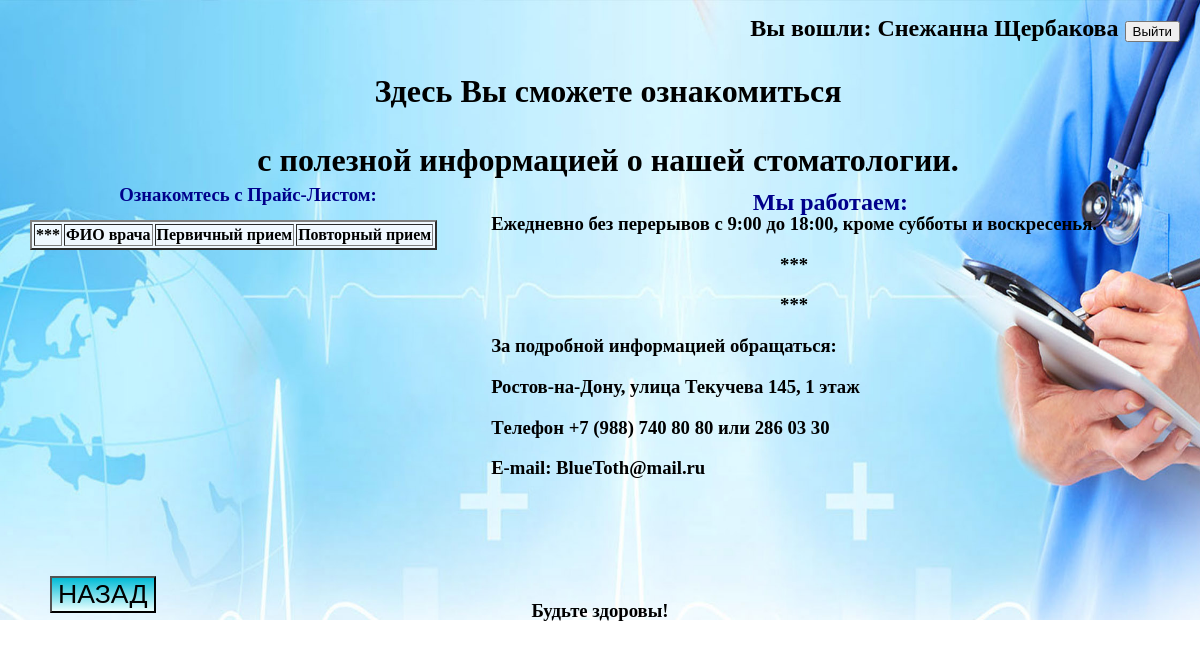
Page /helpful_information/ (signed in) on the earlier database version.
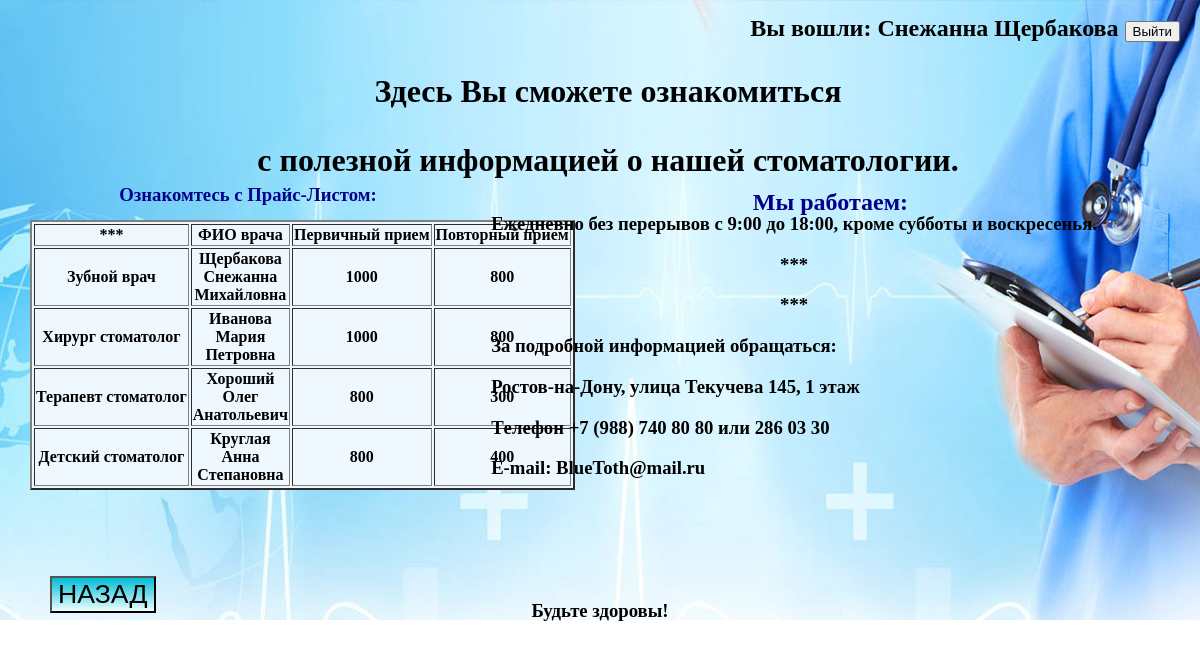
Same page on the later database version.
### avtoriz/models.py (models this page shows)
class UserPeople(AbstractUser):
    number = models.IntegerField(null=True)
    seria = models.IntegerField(null=True)
    middleName = models.CharField(max_length=30)

### all/models.py (models this page shows, shortened)
class Vrach(models.Model):
    FK_People = models.ForeignKey(People)
    FK_position = models.ForeignKey(Dolzhnost)
    price_ferst = models.IntegerField(default=0, verbose_name='Цена первичного приема')
    price_second = models.IntegerField(default=0, verbose_name='Цена повторного приема')
    smena = models.ManyToManyField(Smena)
    interval_of_work = models.IntegerField(default=30)

class Dolzhnost(models.Model):
    position = models.CharField(max_length=50, verbose_name='Должность')

class People(models.Model):
    number_pasport = models.IntegerField(verbose_name='Номер паспорта')
    seria_pasport = models.IntegerField(verbose_name='Серия паспорта')
    familia = models.TextField(max_length=20, verbose_name='Фамилия')
    imya = models.TextField(max_length=20, verbose_name='Имя')
    otchestvo = models.TextField(max_length=20, verbose_name = 'Отчество')
    parol = models.IntegerField(verbose_name='Пароль')
    class Meta:
        unique_together = ('number_pasport', 'seria_pasport')

### all/views.py (the view)
# urls.py: url(r'^helpful_information/', views.helpful_information),
def helpful_information(request):
    doctors = Vrach.objects.all()
    if request.user is None or isinstance(request.user, AnonymousUser):
        return redirect('/')
    return HttpResponse(render(request, 'helpful_information.html', {
        'doctors': doctors,
        'is_loged': True,
        'user': request.user
    }))

### all/templates/helpful_information.html (shortened to what this page needs)
{% extends "base.html" %}
{% block menu %}
<h1 class = "center_text"> <p> Здесь Вы сможете ознакомиться </p>
   <p>  с полезной информацией о нашей стоматологии. </p>    </h1>
<h3>
<p Id = "price_list">
    Ознакомтесь с Прайс-Листом:
</p> </h3>
{% block style %}
.button_container
    {
        position: absolute;
        width: 100%;
        /*height:100%;*/
        top: 340px;
        left: 50px;
        margin-top: 220px;
        text-align: left;
        border: 4px;
    }
    .button_container input
    {
        font-size: 20pt;
        background: -webkit-gradient(linear, 0 0, 0 100%, from(#00BBD6), to(#EBFFFF));
    }
{% endblock %}
<h2 id="table">
        <table border="2" class="text_in_table">
            <b>
            <tr>
                <td>***</td>
                <td>ФИО врача</td>
                <td>Первичный прием</td>
                <td>Повторный прием</td>
             </tr>
            {% for x in doctors %}
            <tr>
                <td>
                   {{ x.FK_position.position }}<br>
                </td>
                <td>
                    {{ x.FK_People.familia }}<br>
                    {{ x.FK_People.imya }}<br>
                    {{ x.FK_People.otchestvo }}<br>
                </td>
                <td>
                    {{ x.price_ferst }}<br>
                </td>
                <td>
                    {{ x.price_second }}<br>
                </td>
            {% endfor %}
            </tr>
                </b>
        </table>
</h2>
<h2><p id="inf_work">Мы работаем:</p></h2>
<table class="text_information">
    <tr>
        <td>
            <h3>
            <p>Ежедневно без перерывов с 9:00 до 18:00, кроме субботы и воскресенья.</p>
               <center> <p> ***</p>
                        <p> ***</p>
               </center>
            <p>За подробной информацией обращаться:</p>
            <p>Ростов-на-Дону, улица Текучева 145, 1 этаж</p>
            <p>Tелефон +7 (988) 740 80 80 или 286 03 30</p>
            <p>E-mail: BlueToth@mail.ru</p>
            </h3>
        </td>
    </tr>
</table>
<div class="button_container">
    <p> <a href="/lk" ><input type="button" value="НАЗАД"></a> </p> </div>
{% endblock %}

### all/templates/base.html (shortened to what this page needs)
{% load static %}
<html lang="en">
<head>
        <link rel = "stylesheet" href="style.css">
</head>
<body>
<img id="images" src="{% static 'images/background.jpg' %}" alt=" ">
{% if is_loged %}
    <form class = "login" action="/logout/" method="POST">
        <label> <b> <font size="5"> Вы вошли: {{ user.first_name }} {{ user.last_name }} </font> </b></label>
        <input value="Выйти" type="submit"/>
    </form>
{% else %}
<form class = "login" action="." method="POST">
    {{ form }}
    <input value="Зайти" type="submit"/>
</form>
{% endif %}
{% block menu %}
{% endblock %}
<h3 id="budte_zdorovy"><b>Будьте здоровы!</b></h3>
</body>
</html>

Differences in the rows shown:
added Vrach: FK_position.position "Зубной врач", FK_People.familia "Щербакова", FK_People.imya "Снежанна", FK_People.otchestvo "Михайловна", price_ferst "1000", price_second "800"
added Vrach: FK_position.position "Хирург стоматолог", FK_People.familia "Иванова", FK_People.imya "Мария", FK_People.otchestvo "Петровна", price_ferst "1000", price_second "800"
added Vrach: FK_position.position "Терапевт стоматолог", FK_People.familia "Хороший", FK_People.imya "Олег", FK_People.otchestvo "Анатольевич", price_ferst "800", price_second "300"
added Vrach: FK_position.position "Детский стоматолог", FK_People.familia "Круглая", FK_People.imya "Анна", FK_People.otchestvo "Степановна", price_ferst "800", price_second "400"
